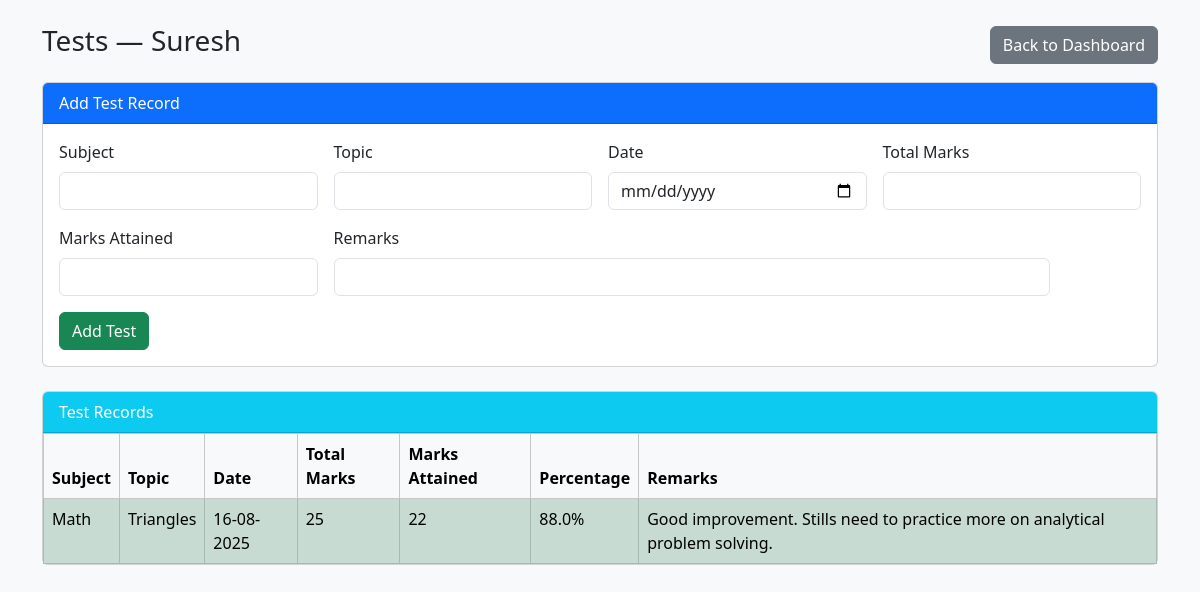
Screenshot of /student/1/tests (signed in) with the database file from the repository.
### models.py (models this page shows)
class Student(SQLModel, table=True):
    id: Optional[int] = Field(default=None, primary_key=True)
    name: str
    grade: str
    school: Optional[str] = None
    syllabus: Optional[str] = None
    focus_subjects: Optional[str] = None
    subject: Optional[str] = None
    remarks: Optional[str] = None
    tutor_id: int = Field(foreign_key="tutor.id")
    tutor: "Tutor" = Relationship(back_populates="students")
    journals: List["Journal"] = Relationship(back_populates="student")
    attendance_records: List["Attendance"] = Relationship(back_populates="student")
    tests: List["TestRecord"] = Relationship(back_populates="student")
    upcoming_tests: List["UpcomingTest"] = Relationship(back_populates="student")

class TestRecord(SQLModel, table=True):
    id: Optional[int] = Field(default=None, primary_key=True)
    student_id: int = Field(foreign_key="student.id")
    subject: str
    topic: str
    test_date: date
    total_marks: int                   # ✅ changed score → total_marks
    marks_attained: int                # ✅ newly added
    remarks: str
    student: "Student" = Relationship(back_populates="tests")

### main.py (the view)
@app.get("/student/{student_id}/tests", response_class=HTMLResponse)
def view_tests(
    request: Request,
    student_id: int,
    session: Session = Depends(get_session),
    user: User = Depends(get_current_user)
):
    student = session.get(Student, student_id)
    if not student:
        raise HTTPException(status_code=404, detail="Student not found")
    tutor = session.get(Tutor, student.tutor_id)
    if not tutor or tutor.user_id != user.id:
        raise HTTPException(status_code=403, detail="Not authorized to view this student's tests")
    tests = session.exec(
        select(TestRecord)
        .where(TestRecord.student_id == student_id)
        .order_by(TestRecord.test_date.desc())
    ).all()
    return templates.TemplateResponse("view_tests.html", {
        "request": request,
        "student": student,
        "tests": tests
    })

### templates/view_tests.html (shortened to what this page needs)
<!DOCTYPE html>
<html>
<head>
    <link href="https://cdn.jsdelivr.net/npm/bootstrap@5.3.3/dist/css/bootstrap.min.css" rel="stylesheet">
</head>
<body class="bg-light">
<div class="container mt-4">
    <div class="d-flex justify-content-between align-items-center mb-3">
        <h3>Tests — {{ student.name }}</h3>
        <a href="/dashboard" class="btn btn-secondary">Back to Dashboard</a>
    </div>
    <div class="card mb-4">
        <div class="card-header bg-primary text-white">
            Add Test Record
        </div>
        <div class="card-body">
            <form method="post" action="/student/{{ student.id }}/tests/add" class="row g-3">
                <div class="col-md-3">
                    <label class="form-label">Subject</label>
                    <input type="text" name="subject" class="form-control" required>
                </div>
                <div class="col-md-3">
                    <label class="form-label">Topic</label>
                    <input type="text" name="topic" class="form-control" required>
                </div>
                <div class="col-md-3">
                    <label class="form-label">Date</label>
                    <input type="date" name="test_date" class="form-control" required>
                </div>
                <div class="col-md-3">
                    <label class="form-label">Total Marks</label>
                    <input type="number" name="total_marks" min="0" class="form-control" required>
                </div>
                <div class="col-md-3">
                    <label class="form-label">Marks Attained</label>
                    <input type="number" name="marks_attained" min="0" class="form-control" required>
                </div>
                <div class="col-md-8">
                    <label class="form-label">Remarks</label>
                    <input type="text" name="remarks" class="form-control" required>
                </div>
                <div class="col-12">
                    <button type="submit" class="btn btn-success">Add Test</button>
                </div>
            </form>
        </div>
    </div>
    {% if tests %}
    <div class="card">
        <div class="card-header bg-info text-white">
            Test Records
        </div>
        <div class="card-body p-0">
            <table class="table table-bordered table-striped mb-0">
                <thead class="table-light">
                    <tr>
                        <th>Subject</th>
                        <th>Topic</th>
                        <th>Date</th>
                        <th>Total Marks</th>
                        <th>Marks Attained</th>
                        <th>Percentage</th>
                        <th>Remarks</th>
                    </tr>
                </thead>
                <tbody>
                    {% for test in tests %}
                    {% set percentage = (test.marks_attained / test.total_marks * 100) if test.total_marks > 0 else 0 %}
                    {% if percentage >= 75 %}
                        {% set row_class = "table-success" %}
                    {% elif percentage >= 50 %}
                        {% set row_class = "table-warning" %}
                    {% else %}
                        {% set row_class = "table-danger" %}
                    {% endif %}
                    <tr class="{{ row_class }}">
                        <td>{{ test.subject }}</td>
                        <td>{{ test.topic }}</td>
                        <td>{{ test.test_date.strftime("%d-%m-%Y") }}</td>
                        <td>{{ test.total_marks }}</td>
                        <td>{{ test.marks_attained }}</td>
                        <td>{{ percentage|round(2) }}%</td>
                        <td>{{ test.remarks }}</td>
                    </tr>
                {% endfor %}
                </tbody>
            </table>
        </div>
    </div>
    {% else %}
        <p class="text-muted">No test records found for this student.</p>
    {% endif %}
</div>
</body>
</html>

### rows the page displays
Student: name "Suresh"
TestRecord: subject "Math", topic "Triangles", test_date "16-08-2025", total_marks "25", marks_attained "22", percentage "88.0", remarks "Good improvement. Stills need to practice more on analytical problem solving."
